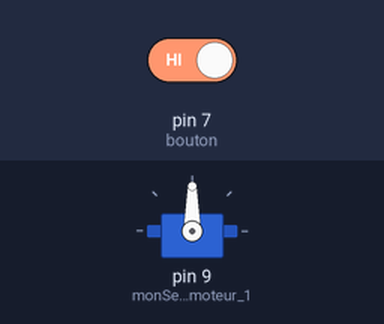
A sketch run on a simulated Arduino Uno, built with avr-gcc and run on an emulated ATmega328P. Shown: servo. The test bench sets the inputs (shaded band); at power-on: pin 7 (bouton) HIGH.

Above: at 1.2 s.
1.3 s: pin 7 (bouton) driven LOW
At 1.45 s:
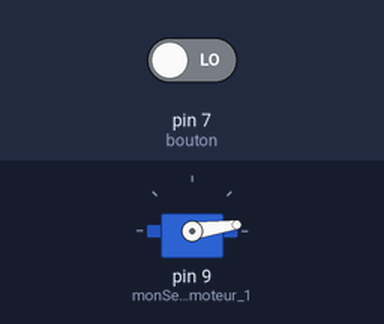
At 2.05 s:
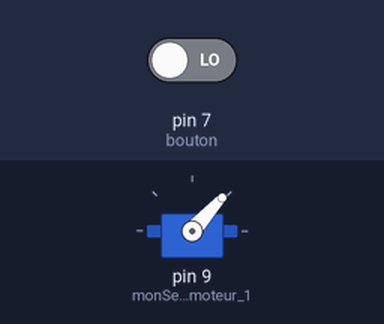
Timing chart, 0 to 10.3 s (numbered marks = the images above; inputs shaded):
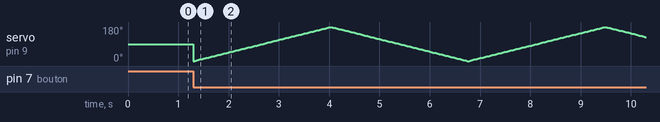

The sketch:

servo_bouton.ino
```cpp
/**
 * Exemple de code pour un servomoteur, avec 1 bouton poussoir
 */

 /* Inclut la lib Servo pour manipuler le servomoteur */
#include <Servo.h>

/* Créer un objet Servo pour contrôler le servomoteur */
Servo monServomoteur_1;

const int bouton=7;
int val=0;

void setup() {

  // Attache le servomoteur à la broche D9
  monServomoteur_1.attach(9);

  pinMode(bouton, INPUT);
}

void loop() {
  val=digitalRead(bouton);
  if(val==LOW){
    for (int position = 0; position <= 180; position++) {
      monServomoteur_1.write(position);
      delay(15);
    }
    for (int position = 180; position >= 0; position--) {
      monServomoteur_1.write(position);
      delay(15);
    }
  }

}
```
